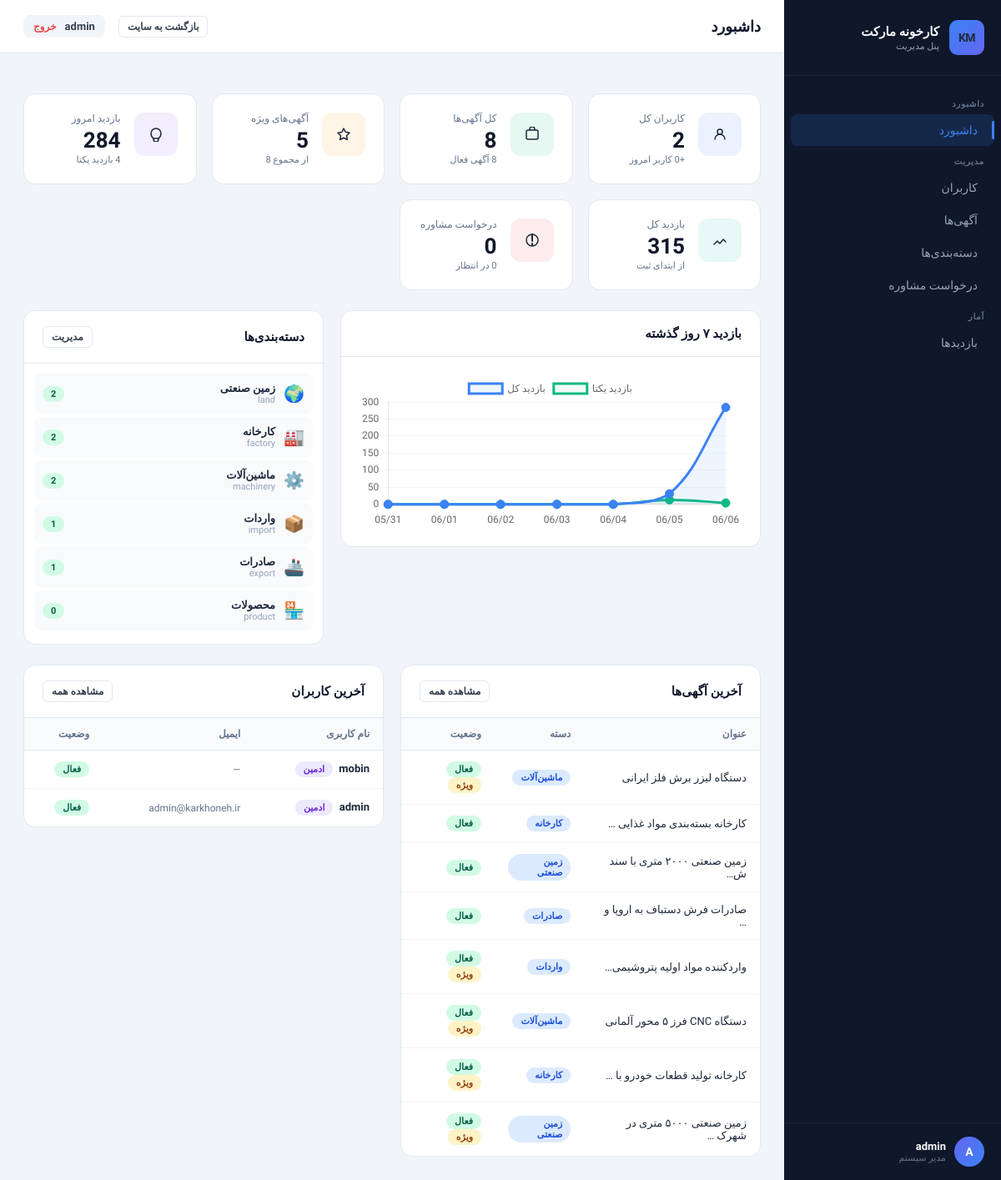
Page /myadmin/ (signed in) on the committed database.
### core/models.py (models this page shows, shortened)
class Category(models.Model):
    name = models.CharField(max_length=100, verbose_name='نام دسته‌بندی')
    slug = models.SlugField(max_length=50, unique=True, verbose_name='شناسه')
    icon = models.CharField(max_length=10, default='📦', verbose_name='آیکون')
    description = models.TextField(blank=True, verbose_name='توضیحات')
    is_active = models.BooleanField(default=True, verbose_name='فعال')
    order = models.PositiveIntegerField(default=0, verbose_name='ترتیب نمایش')
    created_at = models.DateTimeField(auto_now_add=True)
    class Meta:
        verbose_name = 'دسته‌بندی'
        verbose_name_plural = 'دسته‌بندی‌ها'
        ordering = ['order', 'name']
    def listing_count(self):
        return Listing.objects.filter(category=self.slug, is_active=True).count()

class Listing(models.Model):
    title = models.CharField(max_length=200, verbose_name='عنوان')
    category = models.CharField(max_length=20, choices=CATEGORY_CHOICES, verbose_name='دسته‌بندی')
    status = models.CharField(max_length=10, choices=STATUS_CHOICES, default='sale', verbose_name='نوع آگهی')
    description = models.TextField(verbose_name='توضیحات')
    price = models.BigIntegerField(null=True, blank=True, verbose_name='قیمت (تومان)')
    area = models.FloatField(null=True, blank=True, verbose_name='مساحت (متر مربع)')
    location = models.CharField(max_length=200, verbose_name='موقعیت')
    image = models.ImageField(upload_to='listings/', null=True, blank=True, verbose_name='تصویر')
    contact = models.CharField(max_length=50, verbose_name='تلفن تماس')
    owner = models.ForeignKey(User, on_delete=models.SET_NULL, null=True, blank=True, related_name='listings', verbose_name='کاربر')
    created_at = models.DateTimeField(auto_now_add=True)
    is_featured = models.BooleanField(default=False, verbose_name='ویژه')
    is_active = models.BooleanField(default=True, verbose_name='فعال')
    class Meta:
        verbose_name = 'آگهی'
        verbose_name_plural = 'آگهی‌ها'
        ordering = ['-created_at']

### panel/views.py (the view)
# urls.py: path('', views.dashboard, name='panel_dashboard'),
@staff_member_required(login_url='/auth/login/')
def dashboard(request):
    today = timezone.now().date()
    week_ago = today - timedelta(days=6)
    total_users = User.objects.count()
    new_users_today = User.objects.filter(date_joined__date=today).count()
    total_listings = Listing.objects.count()
    active_listings = Listing.objects.filter(is_active=True).count()
    featured_listings = Listing.objects.filter(is_featured=True).count()
    total_consultations = ConsultationRequest.objects.count()
    pending_consultations = ConsultationRequest.objects.filter(status='pending').count()
    today_visit = SiteVisit.objects.filter(date=today).first()
    today_visits = today_visit.visits if today_visit else 0
    today_unique = today_visit.unique_visits if today_visit else 0
    total_visits = sum(v.visits for v in SiteVisit.objects.all())
    chart_labels = []
    chart_visits = []
    chart_unique = []
    for i in range(6, -1, -1):
        d = today - timedelta(days=i)
        v = SiteVisit.objects.filter(date=d).first()
        chart_labels.append(d.strftime('%m/%d'))
        chart_visits.append(v.visits if v else 0)
        chart_unique.append(v.unique_visits if v else 0)
    categories = Category.objects.all()
    recent_listings = Listing.objects.order_by('-created_at')[:8]
    recent_users = User.objects.order_by('-date_joined')[:5]
    return render(request, 'panel/dashboard.html', {
        'total_users': total_users,
        'new_users_today': new_users_today,
        'total_listings': total_listings,
        'active_listings': active_listings,
        'featured_listings': featured_listings,
        'total_consultations': total_consultations,
        'pending_consultations': pending_consultations,
        'today_visits': today_visits,
        'today_unique': today_unique,
        'total_visits': total_visits,
        'chart_labels': chart_labels,
        'chart_visits': chart_visits,
        'chart_unique': chart_unique,
        'categories': categories,
        'recent_listings': recent_listings,
        'recent_users': recent_users,
    })

### panel/templates/panel/dashboard.html (shortened to what this page needs)
{% extends 'panel/base.html' %}
{% block page_title %}داشبورد{% endblock %}
{% block active_dashboard %}active{% endblock %}
{% block content %}
<div class="stat-grid">
 <div class="stat-card">
 <div class="stat-icon blue"><svg width="18" height="18" viewBox="0 0 18 18" fill="none"><circle cx="9" cy="6" r="3" stroke="currentColor" stroke-width="1.5"/><path d="M3 15c0-3.314 2.686-6 6-6s6 2.686 6 6" stroke="currentColor" stroke-width="1.5" stroke-linecap="round"/></svg></div>
 <div class="stat-info">
 <div class="stat-label">کاربران کل</div>
 <div class="stat-value">{{ total_users }}</div>
 <div class="stat-sub">+{{ new_users_today }} کاربر امروز</div>
 </div>
 </div>
 <div class="stat-card">
 <div class="stat-icon green"><svg width="18" height="18" viewBox="0 0 18 18" fill="none"><rect x="2" y="4" width="14" height="11" rx="2" stroke="currentColor" stroke-width="1.5"/><path d="M6 4V3a3 3 0 016 0v1" stroke="currentColor" stroke-width="1.5" stroke-linecap="round"/></svg></div>
 <div class="stat-info">
 <div class="stat-label">کل آگهی‌ها</div>
 <div class="stat-value">{{ total_listings }}</div>
 <div class="stat-sub">{{ active_listings }} آگهی فعال</div>
 </div>
 </div>
 <div class="stat-card">
 <div class="stat-icon orange"><svg width="18" height="18" viewBox="0 0 18 18" fill="none"><path d="M9 2l2.09 4.26L16 7.27l-3.5 3.41.83 4.82L9 13.27l-4.33 2.23.83-4.82L2 7.27l4.91-.71L9 2z" stroke="currentColor" stroke-width="1.5" stroke-linejoin="round"/></svg></div>
 <div class="stat-info">
 <div class="stat-label">آگهی‌های ویژه</div>
 <div class="stat-value">{{ featured_listings }}</div>
 <div class="stat-sub">از مجموع {{ total_listings }}</div>
 </div>
 </div>
 <div class="stat-card">
 <div class="stat-icon purple"><svg width="18" height="18" viewBox="0 0 18 18" fill="none"><path d="M9 2C5.69 2 3 4.69 3 8c0 2.97 1.61 4.97 3 6h6c1.39-1.03 3-3.03 3-6 0-3.31-2.69-6-6-6z" stroke="currentColor" stroke-width="1.5"/><path d="M6 14v1a3 3 0 006 0v-1" stroke="currentColor" stroke-width="1.5" stroke-linecap="round"/></svg></div>
 <div class="stat-info">
 <div class="stat-label">بازدید امروز</div>
 <div class="stat-value">{{ today_visits }}</div>
 <div class="stat-sub">{{ today_unique }} بازدید یکتا</div>
 </div>
 </div>
 <div class="stat-card">
 <div class="stat-icon teal"><svg width="18" height="18" viewBox="0 0 18 18" fill="none"><path d="M2 14l4-4 3 3 4-5 3 3" stroke="currentColor" stroke-width="1.5" stroke-linecap="round" stroke-linejoin="round"/></svg></div>
 <div class="stat-info">
 <div class="stat-label">بازدید کل</div>
 <div class="stat-value">{{ total_visits }}</div>
 <div class="stat-sub">از ابتدای ثبت</div>
 </div>
 </div>
 <div class="stat-card">
 <div class="stat-icon red"><svg width="18" height="18" viewBox="0 0 18 18" fill="none"><path d="M9 2v8M9 13v2" stroke="currentColor" stroke-width="2" stroke-linecap="round"/><circle cx="9" cy="9" r="7" stroke="currentColor" stroke-width="1.5"/></svg></div>
 <div class="stat-info">
 <div class="stat-label">درخواست مشاوره</div>
 <div class="stat-value">{{ total_consultations }}</div>
 <div class="stat-sub">{{ pending_consultations }} در انتظار</div>
 </div>
 </div>
</div>
<div class="row" style="margin-bottom: 24px;">
 <div class="col-7">
 <div class="card">
 <div class="card-header">
 <h3> بازدید ۷ روز گذشته</h3>
 </div>
 <div class="card-body">
 <canvas id="visitChart" height="120"></canvas>
 </div>
 </div>
 </div>
 <div class="col-5">
 <div class="card" style="height: 100%;">
 <div class="card-header">
 <h3> دسته‌بندی‌ها</h3>
 <a href="/myadmin/categories/" class="btn btn-outline btn-sm">مدیریت</a>
 </div>
 <div class="card-body" style="padding: 12px;">
 {% for cat in categories %}
 <div style="display:flex; align-items:center; justify-content:space-between; padding: 10px 10px; border-radius: 8px; margin-bottom: 4px; {% if cat.is_active %}background: #F8FAFC;{% else %}background: #FFF5F5; opacity:0.7;{% endif %}">
 <div style="display:flex; align-items:center; gap:10px;">
 <span style="font-size:20px;">{{ cat.icon }}</span>
 <div>
 <div style="font-size:13px; font-weight:600; color:#1E293B;">{{ cat.name }}</div>
 <div style="font-size:11px; color:#94A3B8;">{{ cat.slug }}</div>
 </div>
 </div>
 <span class="badge {% if cat.is_active %}badge-green{% else %}badge-red{% endif %}">{{ cat.listing_count }}</span>
 </div>
 {% empty %}
 <p style="color:#94A3B8; text-align:center; padding:20px; font-size:13px;">هنوز دسته‌بندی ثبت نشده</p>
 {% endfor %}
 </div>
 </div>
 </div>
</div>
<div class="row">
 <div class="col-6">
 <div class="card">
 <div class="card-header">
 <h3> آخرین آگهی‌ها</h3>
 <a href="/myadmin/listings/" class="btn btn-outline btn-sm">مشاهده همه</a>
 </div>
 <div class="table-wrap">
 <table>
 <thead>
 <tr>
 <th>عنوان</th>
 <th>دسته</th>
 <th>وضعیت</th>
 </tr>
 </thead>
 <tbody>
 {% for listing in recent_listings %}
 <tr>
 <td>
 <a href="/myadmin/listings/" style="color:#1E293B; text-decoration:none; font-weight:500;">{{ listing.title|truncatechars:30 }}</a>
 </td>
 <td><span class="badge badge-blue">{{ listing.get_category_display }}</span></td>
 <td>
 {% if listing.is_active %}
 <span class="badge badge-green">فعال</span>
 {% else %}
 <span class="badge badge-red">غیرفعال</span>
 {% endif %}
 {% if listing.is_featured %}
 <span class="badge badge-yellow">ویژه</span>
 {% endif %}
 </td>
 </tr>
 {% empty %}
 <tr><td colspan="3" style="text-align:center; color:#94A3B8; padding:20px;">آگهی‌ای ثبت نشده</td></tr>
 {% endfor %}
 </tbody>
 </table>
 </div>
 </div>
 </div>
 <div class="col-6">
 <div class="card">
 <div class="card-header">
 <h3> آخرین کاربران</h3>
 <a href="/myadmin/users/" class="btn btn-outline btn-sm">مشاهده همه</a>
 </div>
 <div class="table-wrap">
 <table>
 <thead>
 <tr>
 <th>نام کاربری</th>
 <th>ایمیل</th>
 <th>وضعیت</th>
 </tr>
 </thead>
 <tbody>
 {% for user in recent_users %}
 <tr>
 <td>
 <a href="/myadmin/users/{{ user.pk }}/" style="color:#1E293B; text-decoration:none; font-weight:600;">{{ user.username }}</a>
 {% if user.is_staff %}<span class="badge badge-purple" style="margin-right:4px;">ادمین</span>{% endif %}
 </td>
 <td style="color:#64748B; font-size:12px;">{{ user.email|default:'—' }}</td>
 <td>
 {% if user.is_active %}
 <span class="badge badge-green">فعال</span>
 {% else %}
 <span class="badge badge-red">غیرفعال</span>
 {% endif %}
 </td>
 </tr>
 {% empty %}
 <tr><td colspan="3" style="text-align:center; color:#94A3B8; padding:20px;">کاربری ثبت نشده</td></tr>
 {% endfor %}
 </tbody>
 </table>
 </div>
 </div>
 </div>
</div>
{% endblock %}
{% block extra_js %}
<script>
const ctx = document.getElementById('visitChart').getContext('2d');
new Chart(ctx, {
 type: 'line',
 data: {
 labels: {{ chart_labels|safe }},
 datasets: [
 {
 label: 'بازدید کل',
 data: {{ chart_visits|safe }},
 borderColor: '#3B82F6',
 backgroundColor: 'rgba(59,130,246,0.08)',
 tension: 0.4,
 fill: true,
 pointBackgroundColor: '#3B82F6',
 pointRadius: 5,
 pointHoverRadius: 7,
 },
 {
 label: 'بازدید یکتا',
 data: {{ chart_unique|safe }},
 borderColor: '#10B981',
 backgroundColor: 'rgba(16,185,129,0.06)',
 tension: 0.4,
 fill: true,
 pointBackgroundColor: '#10B981',
 pointRadius: 5,
 pointHoverRadius: 7,
 }
 ]
 },
 options: {
 responsive: true,
 plugins: {
 legend: { position: 'top', labels: { font: { family: 'Vazirmatn', size: 12 } } }
 },
 scales: {
 y: { beginAtZero: true, ticks: { font: { family: 'Vazirmatn' } }, grid: { color: '#F1F5F9' } },
 x: { ticks: { font: { family: 'Vazirmatn' } }, grid: { display: false } }
 }
 }
});
</script>
{% endblock %}

### panel/templates/panel/base.html (shortened to what this page needs)
<!DOCTYPE html>
<html lang="fa" dir="rtl">
<head>
</head>
<body>
  <div class="sidebar" id="sidebar">
    <div class="sidebar-brand">
      <div class="brand-icon" style="font-size:14px;font-weight:800;letter-spacing:-0.5px;">KM</div>
      <div class="brand-text">
        <h2>کارخونه مارکت</h2>
        <p>پنل مدیریت</p>
      </div>
    </div>
    <nav class="sidebar-nav">
      <div class="nav-section-title">داشبورد</div>
      <a href="/myadmin/" class="nav-item {% block active_dashboard %}{% endblock %}">داشبورد</a>
      <div class="nav-section-title">مدیریت</div>
      <a href="/myadmin/users/" class="nav-item {% block active_users %}{% endblock %}">کاربران</a>
      <a href="/myadmin/listings/" class="nav-item {% block active_listings %}{% endblock %}">آگهی‌ها</a>
      <a href="/myadmin/categories/" class="nav-item {% block active_categories %}{% endblock %}">دسته‌بندی‌ها</a>
      <a href="/myadmin/consultations/" class="nav-item {% block active_consultations %}{% endblock %}">درخواست مشاوره</a>
      <div class="nav-section-title">آمار</div>
      <a href="/myadmin/visits/" class="nav-item {% block active_visits %}{% endblock %}">بازدیدها</a>
    </nav>
    <div class="sidebar-footer">
      <div class="admin-info">
        <div class="admin-avatar">{{ request.user.username|first|upper }}</div>
        <div>
          <div class="admin-name">{{ request.user.get_full_name|default:request.user.username }}</div>
          <div class="admin-role">مدیر سیستم</div>
        </div>
      </div>
    </div>
  </div>
  <div class="main-content">
    <div class="topbar">
      <div style="display:flex; align-items:center; gap:14px;">
        <div class="topbar-title">
          <h1>{% block page_title %}داشبورد{% endblock %}</h1>
        </div>
      </div>
      <div class="topbar-actions">
        <a href="/" class="btn btn-outline btn-sm">بازگشت به سایت</a>
        <div class="topbar-user">
          <span>{{ request.user.username }}</span>
          <a href="/auth/logout/" style="color:var(--danger); font-size:12px; font-weight:600; text-decoration:none;">خروج</a>
        </div>
      </div>
    </div>
    <div class="page-body">
      {% block content %}{% endblock %}
    </div>
  </div>
  {% block extra_js %}{% endblock %}
</body>
</html>

### rows in the picture
Category: icon "🌍", name "زمین صنعتی", slug "land", listing_count "2"
Category: icon "🏭", name "کارخانه", slug "factory", listing_count "2"
Category: icon "⚙️", name "ماشین‌آلات", slug "machinery", listing_count "2"
Category: icon "📦", name "واردات", slug "import", listing_count "1"
Category: icon "🚢", name "صادرات", slug "export", listing_count "1"
Category: icon "🏪", name "محصولات", slug "product", listing_count "0"
Listing: title "دستگاه لیزر برش فلز ایرانی", category "ماشین‌آلات", is_active "فعال", is_featured "ویژه"
Listing: title "کارخانه بسته‌بندی مواد غذایی …", category "کارخانه", is_active "فعال"
Listing: title "زمین صنعتی ۲۰۰۰ متری با سند ش…", category "زمین صنعتی", is_active "فعال"
Listing: title "صادرات فرش دستباف به اروپا و …", category "صادرات", is_active "فعال"
Listing: title "واردکننده مواد اولیه پتروشیمی…", category "واردات", is_active "فعال", is_featured "ویژه"
Listing: title "دستگاه CNC فرز ۵ محور آلمانی", category "ماشین‌آلات", is_active "فعال", is_featured "ویژه"
Listing: title "کارخانه تولید قطعات خودرو با …", category "کارخانه", is_active "فعال", is_featured "ویژه"
Listing: title "زمین صنعتی ۵۰۰۰ متری در شهرک …", category "زمین صنعتی", is_active "فعال", is_featured "ویژه"

### other values in the picture
{{ request.user.username|first|upper }} "A"
{{ request.user.get_full_name|default:request.user.username }} "admin"
{{ request.user.username }} "admin"
{{ total_users }} "2"
{{ new_users_today }} "0"
{{ total_listings }} "8"
{{ active_listings }} "8"
{{ featured_listings }} "5"
{{ today_visits }} "284"
{{ today_unique }} "4"
{{ total_visits }} "315"
{{ total_consultations }} "0"
{{ user.username }} "mobin"
{{ user.email|default:'—' }} "—"
{{ user.username }} "admin"
